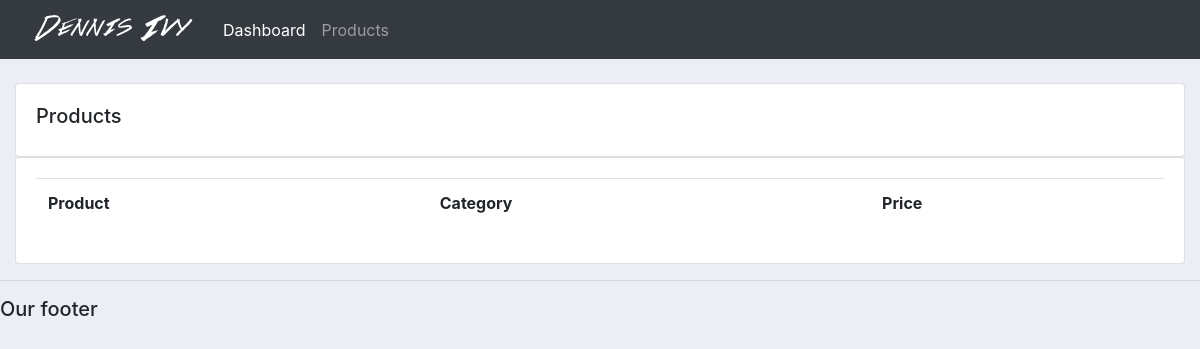
The page /accounts/products/ on the database as committed earlier.
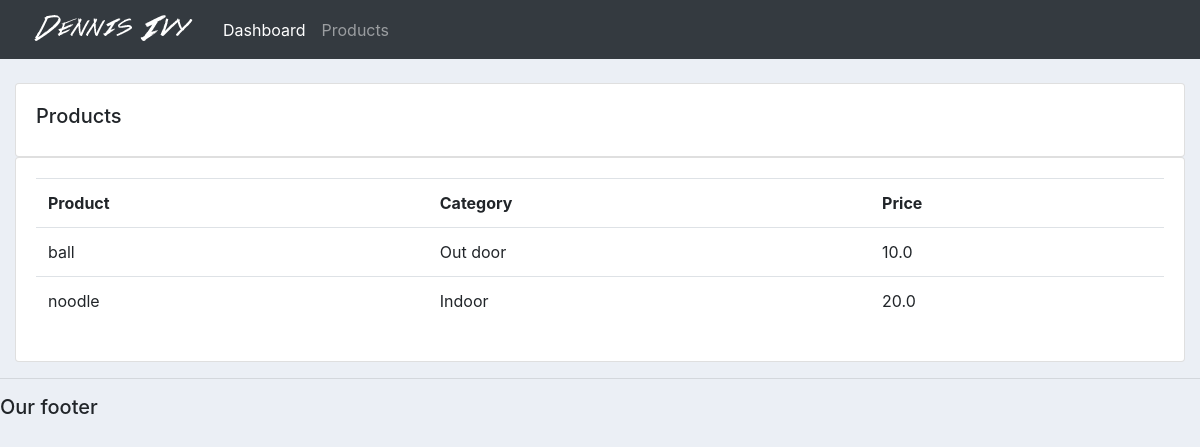
The same page on the database as committed later.
### accounts/models.py (models this page shows, shortened)
class Products(models.Model):
    CATEGORY = (
        ('Indoor', 'Indoor'),
        ('Out door', 'Out door'),
    )
    name = models.CharField(max_length=200, null=True)
    price = models.FloatField(null=True)
    category = models.CharField(max_length=200, null=True, choices=CATEGORY)
    description = models.CharField(max_length=200, null=True)
    date_created = models.DateTimeField(auto_now_add=True, null=True)
    tag = models.ManyToManyField(Tag)

### accounts/views.py (the view)
# urls.py: path('products/', views.products, name='products'),
def products(request):
    product = Products.objects.all()
    context = {'product': product}
    return render(request, 'accounts/products.html', context)

### accounts/templates/accounts/products.html
{%  extends 'accounts/main.html' %}
{% block content %}
		<br>
		<div class="row">
			<div class="col-md">
				<div class="card card-body">
					<h5>Products</h5>
				</div>
				<div class="card card-body">
					<table class="table">
						<tr>
							<th>Product</th>
							<th>Category</th>
							<th>Price</th>
						</tr>
						{% for prod in product %}
						<tr>
							<td>{{ prod.name }}</td>
							<td>{{ prod.category }}</td>
							<td>{{ prod.price }}</td>
						</tr>
						{% endfor %}
					</table>
				</div>
			</div>
		</div>
{% endblock content %}

Rows that differ between the two databases and show on the page:
added Products: name "ball", category "Out door", price "10.0"
added Products: name "noodle", category "Indoor", price "20.0"
